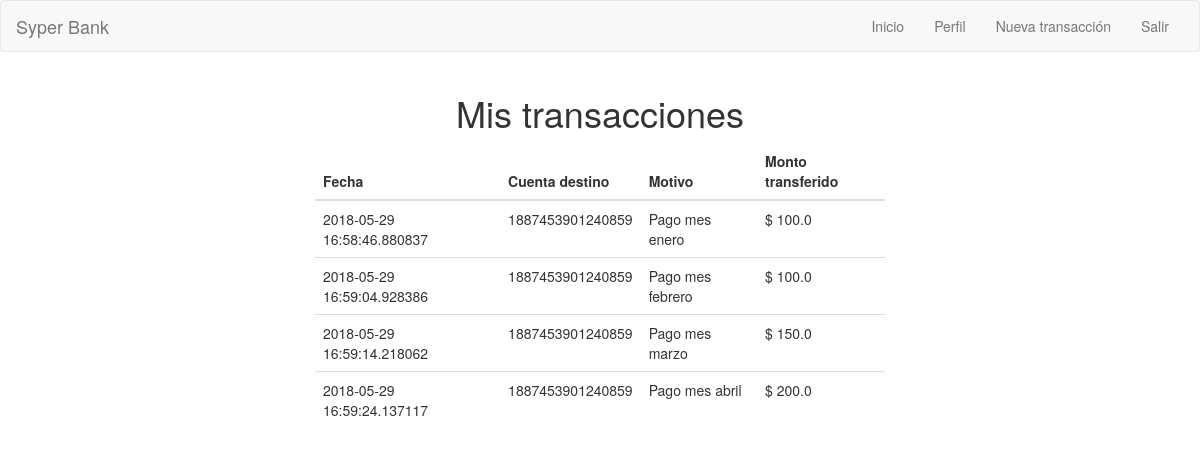
The page /user/transactions/1 (signed in) on the database its author committed.
### app/models.py (models this page shows, shortened)
class Movement(db.Model):
    id = db.Column(db.Integer, primary_key=True)
    user_id = db.Column(db.Integer, db.ForeignKey("user.id"))
    receiver = db.Column(db.String)
    reason = db.Column(db.String)
    created_date = db.Column(db.DateTime, default=datetime.datetime.utcnow)
    amount = db.Column(db.Float)

### app/routes.py (the view)
@app.route("/user/transactions/<user_id>")
@login_required
def transactions(user_id):
    if int(user_id) == current_user.id:
        user = User.query.filter_by(id=user_id).first_or_404()
        transactions = user.transactions
        return render_template("transactions.html", tittle="Transacciones usuario", transactions=transactions)
    else:
        abort(403)

### app/models.py (called while the page is built)
@login.user_loader
def load_user(id):
    return User.query.get(int(id))

### app/templates/transactions.html
{%- extends "base.html" %}
{% block app_content %}
    <div class="col-md-6 col-md-offset-3">
        <h1 class="text-center">Mis transacciones</h1>
        <table class="table">
            <thead>
                <tr>
                    <th>Fecha</th>
                    <th>Cuenta destino</th>
                    <th>Motivo</th>
                    <th>Monto transferido</th>
                </tr>
            </thead>
            <tbody>
                {% for t in transactions %}
                <tr>
                    <td>{{t.created_date}}</td>
                    <td>{{t.receiver|string}}</td>
                    <td>{{t.reason}}</td>
                    <td>$ {{t.amount}}</td>
                </tr>
                {% endfor %}
            </tbody>
        </table>
    </div>
{% endblock %}

### app/templates/base.html (shortened to what this page needs)
{% extends "bootstrap/base.html" %}
    {% block navbar %}
        <nav class="navbar navbar-default">
            <div class="container-fluid">
                <div class="navbar-header">
                    <a class="navbar-brand" href="#">Syper Bank</a>
                </div>
                <div class="collapse navbar-collapse" id="bs-example-navbar-collapse-1">
                    <ul class="nav navbar-nav navbar-right">
                        <li><a href="{{ url_for('index') }}">Inicio</a></li>
                        {% if current_user.is_anonymous %}
                            <li><a href="{{ url_for('login') }}">Entrar</a></li>
                        {% else %}
                            <li><a href="{{ url_for('user', username=current_user.username) }}">Perfil</a></li>
                            <li><a href="{{ url_for('create_transaction') }}">Nueva transacción</a></li>
                            <li><a href="{{ url_for('logout') }}">Salir</a></li>
                        {% endif %}
                    </ul>
                </div>
            </div>
        </nav>
    {% endblock %}
    {% block content %}
        <div class="col-md-6 col-md-offset-3">
        </div>
        {% block app_content %}{% endblock %}
    {% endblock %}

### rows shown on the page
Movement: created_date "2018-05-29 16:58:46.880837", receiver "1887453901240859", reason "Pago mes enero", amount "100.0"
Movement: created_date "2018-05-29 16:59:04.928386", receiver "1887453901240859", reason "Pago mes febrero", amount "100.0"
Movement: created_date "2018-05-29 16:59:14.218062", receiver "1887453901240859", reason "Pago mes marzo", amount "150.0"
Movement: created_date "2018-05-29 16:59:24.137117", receiver "1887453901240859", reason "Pago mes abril", amount "200.0"
